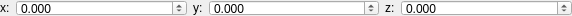
<?xml version="1.0" encoding="UTF-8"?>
<ui version="4.0">
 <class>ModificationWidget</class>
 <widget class="QWidget" name="ModificationWidget">
  <property name="geometry">
   <rect>
    <x>0</x>
    <y>0</y>
    <width>572</width>
    <height>16</height>
   </rect>
  </property>
  <property name="minimumSize">
   <size>
    <width>0</width>
    <height>16</height>
   </size>
  </property>
  <property name="maximumSize">
   <size>
    <width>16777215</width>
    <height>38</height>
   </size>
  </property>
  <property name="windowTitle">
   <string>Form</string>
  </property>
  <layout class="QHBoxLayout" name="horizontalLayout">
   <property name="spacing">
    <number>6</number>
   </property>
   <property name="margin">
    <number>0</number>
   </property>
   <item>
    <widget class="QLabel" name="label">
     <property name="sizePolicy">
      <sizepolicy hsizetype="Maximum" vsizetype="Preferred">
       <horstretch>0</horstretch>
       <verstretch>0</verstretch>
      </sizepolicy>
     </property>
     <property name="text">
      <string>x:</string>
     </property>
    </widget>
   </item>
   <item>
    <widget class="QDoubleSpinBox" name="xAxisModify">
     <property name="sizePolicy">
      <sizepolicy hsizetype="Preferred" vsizetype="Fixed">
       <horstretch>0</horstretch>
       <verstretch>0</verstretch>
      </sizepolicy>
     </property>
     <property name="minimumSize">
      <size>
       <width>100</width>
       <height>0</height>
      </size>
     </property>
     <property name="decimals">
      <number>3</number>
     </property>
     <property name="minimum">
      <double>-1000.000000000000000</double>
     </property>
     <property name="maximum">
      <double>1000.000000000000000</double>
     </property>
    </widget>
   </item>
   <item>
    <widget class="QLabel" name="label_2">
     <property name="sizePolicy">
      <sizepolicy hsizetype="Maximum" vsizetype="Preferred">
       <horstretch>0</horstretch>
       <verstretch>0</verstretch>
      </sizepolicy>
     </property>
     <property name="text">
      <string>y:</string>
     </property>
    </widget>
   </item>
   <item>
    <widget class="QDoubleSpinBox" name="yAxisModify">
     <property name="sizePolicy">
      <sizepolicy hsizetype="Preferred" vsizetype="Fixed">
       <horstretch>0</horstretch>
       <verstretch>0</verstretch>
      </sizepolicy>
     </property>
     <property name="minimumSize">
      <size>
       <width>100</width>
       <height>0</height>
      </size>
     </property>
     <property name="decimals">
      <number>3</number>
     </property>
     <property name="minimum">
      <double>-1000.000000000000000</double>
     </property>
     <property name="maximum">
      <double>1000.000000000000000</double>
     </property>
    </widget>
   </item>
   <item>
    <widget class="QLabel" name="label_3">
     <property name="sizePolicy">
      <sizepolicy hsizetype="Maximum" vsizetype="Preferred">
       <horstretch>0</horstretch>
       <verstretch>0</verstretch>
      </sizepolicy>
     </property>
     <property name="text">
      <string>z:</string>
     </property>
     <property name="textFormat">
      <enum>Qt::AutoText</enum>
     </property>
    </widget>
   </item>
   <item>
    <widget class="QDoubleSpinBox" name="zAxisModify">
     <property name="sizePolicy">
      <sizepolicy hsizetype="Preferred" vsizetype="Fixed">
       <horstretch>0</horstretch>
       <verstretch>0</verstretch>
      </sizepolicy>
     </property>
     <property name="minimumSize">
      <size>
       <width>100</width>
       <height>0</height>
      </size>
     </property>
     <property name="decimals">
      <number>3</number>
     </property>
     <property name="minimum">
      <double>-1000.000000000000000</double>
     </property>
     <property name="maximum">
      <double>1000.000000000000000</double>
     </property>
    </widget>
   </item>
  </layout>
 </widget>
 <resources/>
 <connections/>
</ui>
